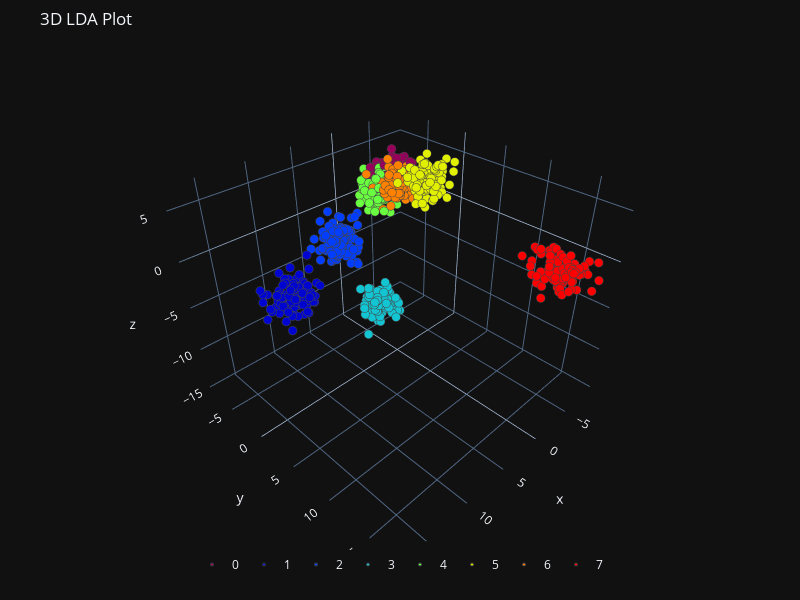

Notebook code cell kept with this figure:
### Markdown cell above
### Linear Discriminant Analysis (LDA)

LDA is supervised dimensionality reduction algorithm and it is a generalization of Fisher’s linear discriminant, aims to find linear subspace that characterize the original data space. to do:

### Code cell
from sklearn.discriminant_analysis import LinearDiscriminantAnalysis as LDA
x = masks[subject_id]
y = categories[subject_id]

X_LDA = LDA(n_components=3).fit_transform(x,y)

plot_3d(X_LDA[:, 0],
        X_LDA[:, 1],
        X_LDA[:, 2],
        path = os.path.join(explanatory_fMRI_dir, 'lda_3d.png'),
        y = categories[subject_id],
        title="3D LDA Plot")
